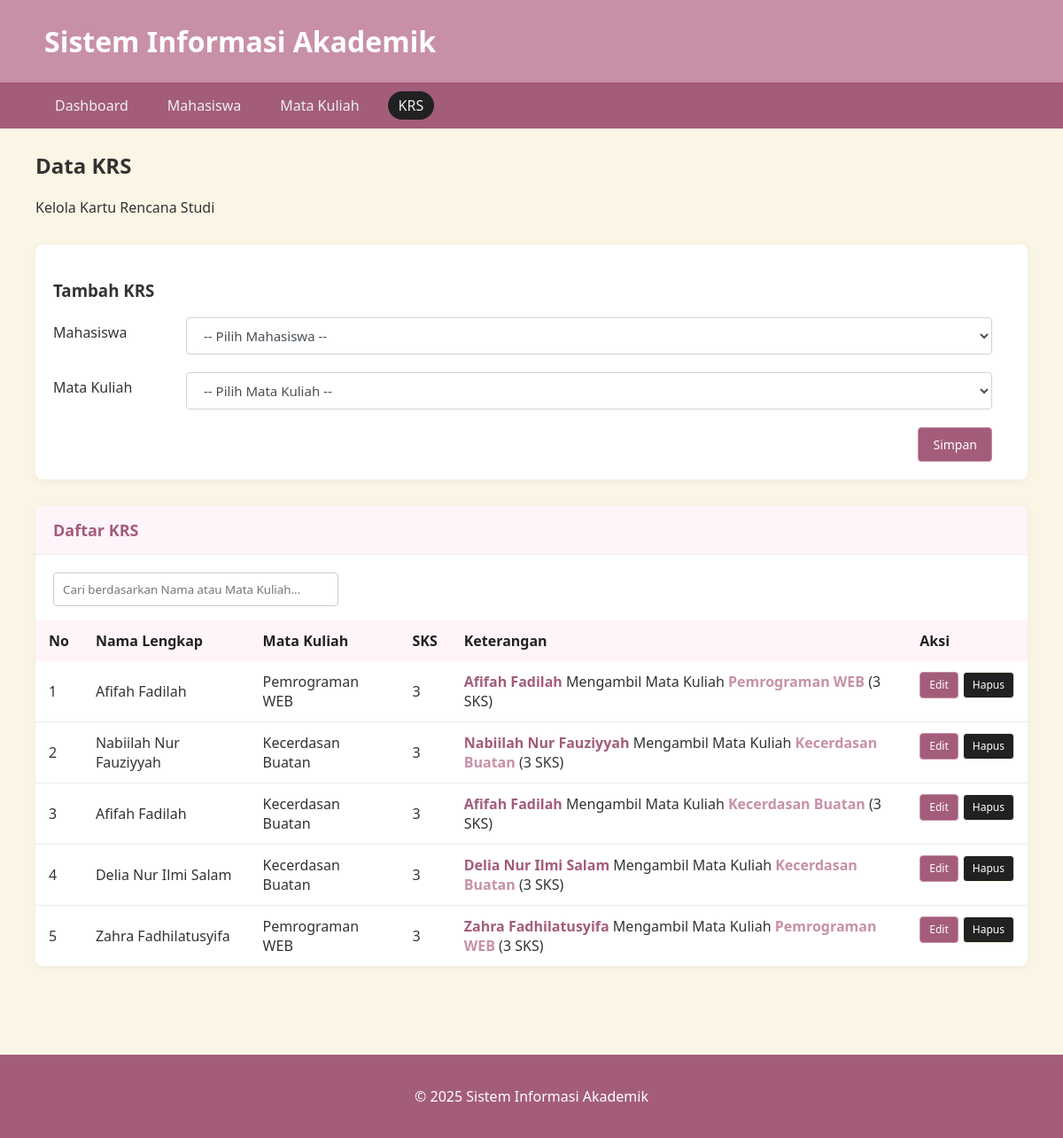
Page /index.php?page=krs on the committed database.
### tables this page shows
CREATE TABLE `krs` (
  `id` int(11) NOT NULL,
  `mahasiswa_npm` char(13) NOT NULL,
  `matakuliah_kodemk` char(6) NOT NULL
);

CREATE TABLE `mahasiswa` (
  `npm` char(13) NOT NULL,
  `nama` varchar(50) NOT NULL,
  `jurusan` enum('Teknik Informatika','Sistem Operasi') NOT NULL,
  `alamat` text DEFAULT NULL
);

CREATE TABLE `matakuliah` (
  `kodemk` char(6) NOT NULL,
  `nama` varchar(50) NOT NULL,
  `jumlah_sks` int(3) NOT NULL
);

### pages/krs.php (the view, shortened to what this page needs)
<?php
include 'config/db.php';
$edit_data = null;
$krs_data = $conn->query("
    SELECT krs.id, m.nama AS nama_mahasiswa, mk.nama AS nama_matkul, mk.jumlah_sks
    FROM krs
    JOIN mahasiswa m ON m.npm = krs.mahasiswa_npm
    JOIN matakuliah mk ON mk.kodemk = krs.matakuliah_kodemk
");
?>
<div class="dashboard">
    <div class="dashboard-header">
        <h2>Data KRS</h2>
        <p>Kelola Kartu Rencana Studi</p>
    </div>
    <div class="form-container">
        <h3><?php echo $edit_data ? 'Edit KRS' : 'Tambah KRS'; ?></h3>
        <form method="post" action="">
            <div class="form-group">
            <label for="mahasiswa_npm">Mahasiswa</label>
            <select class="form-control select2" id="mahasiswa_npm" name="mahasiswa_npm" required>
                <option value="">-- Pilih Mahasiswa --</option>
            </select>
        </div>
            <div class="form-group">
                <label for="matakuliah_kodemk">Mata Kuliah</label>
                <select class="form-control" id="matakuliah_kodemk" name="matakuliah_kodemk" required>
                    <option value="">-- Pilih Mata Kuliah --</option>
                </select>
            </div>
            <div class="btn-save">
            <button type="submit" name="<?php echo $edit_data ? 'edit_krs' : 'tambah_krs'; ?>" class="btn btn-primary">
                <?php echo $edit_data ? 'Update' : 'Simpan'; ?>
            </button>
            </div>
        </form>
    </div>
    <div class="data-table">
        <div class="data-table-header">
            <h2>Daftar KRS</h2>
        </div>
        <div class="search-form">
            <input type="text" id="searchInput" placeholder="Cari berdasarkan Nama atau Mata Kuliah...">
        </div>
        <table>
            <thead>
                <tr>
                    <th>No</th>
                    <th>Nama Lengkap</th>
                    <th>Mata Kuliah</th>
                    <th>SKS</th>
                    <th>Keterangan</th>
                    <th>Aksi</th>
                </tr>
            </thead>
            <tbody>
                <?php
                $no = 1;
                if (mysqli_num_rows($krs_data) > 0) {
                    mysqli_data_seek($krs_data, 0);
                    while ($row = mysqli_fetch_assoc($krs_data)):
                ?>
                <tr>
                    <td><?php echo $no++; ?></td>
                    <td><?php echo $row['nama_mahasiswa']; ?></td>
                    <td><?php echo $row['nama_matkul']; ?></td>
                    <td><?php echo $row['jumlah_sks']; ?></td>
                    <td>
                        <span class="nama-highlight"><?php echo $row['nama_mahasiswa']; ?></span>
                        Mengambil Mata Kuliah
                        <span class="matkul-highlight"><?php echo $row['nama_matkul']; ?></span>
                        (<?php echo $row['jumlah_sks']; ?> SKS)
                    </td>
                    <td class="actions">
                        <a href="index.php?page=krs&edit=<?php echo $row['id']; ?>" class="btn btn-warning btn-sm">Edit</a>
                        <a href="index.php?page=krs&hapus=<?php echo $row['id']; ?>" class="btn btn-danger btn-sm" onclick="return confirm('Apakah Anda yakin ingin menghapus data ini?')">Hapus</a>
                    </td>
                </tr>
                <?php
                    endwhile;
                } else {
                    echo "<tr><td colspan='6' class='text-center'>Tidak ada data</td></tr>";
                }
                ?>
            </tbody>
        </table>
    </div>
</div>
<link href="https://cdn.jsdelivr.net/npm/select2@4.1.0-rc.0/dist/css/select2.min.css" rel="stylesheet" />

### style.css (style rules this page uses)
:root { --light-color: #FBF5E5; --pink-light: #C890A7; --pink: #A35C7A; --dark-color: #212121; }
body { margin: 0; background-color: var(--light-color); color: #333; }
body, input, select, textarea, button { font-family: 'Segoe UI', sans-serif; }
.dashboard { padding: 30px 10px; padding-top: 120px; }
.dashboard-header { margin-top: 50px; }
.dashboard-header p { text-align: left; padding-bottom: 15px; }
.data-table { background-color: white; border-radius: 8px; box-shadow: 0 2px 10px rgba(0, 0, 0, 0.05); overflow: hidden; margin-bottom: 30px; }
.data-table-header { background-color: #fff4fa; padding: 15px 20px; border-bottom: 1px solid #e9ecef; display: flex; justify-content: space-between; align-items: center; }
.data-table h2 { margin: 0; font-size: 18px; color: var(--pink); }
.search-form { display: flex; gap: 0.5rem; margin-bottom: 1rem; align-items: center; margin-left: 20px; margin-top: 20px; }
.search-form input[type="text"] { padding: 9px 10px; border: 1px solid #ccc; border-radius: 4px; width: 300px; }
table { width: 100%; border-collapse: collapse; }
table th, table td { padding: 12px 15px; text-align: left; }
table th { background-color: #fff4fa; font-weight: 600; color: var(--dark-color); }
table tr { border-bottom: 1px solid #e9ecef; }
table tr:last-child { border-bottom: none; }
.btn { display: inline-block; font-weight: 500; text-align: center; vertical-align: middle; cursor: pointer; border: 1px solid transparent; padding: 8px 16px; font-size: 14px; line-height: 1.5; border-radius: 4px; transition: all 0.15s ease-in-out; text-decoration: none; }
.btn-primary { color: #fff; background-color: var(--pink); border-color: var(--pink-light); }
.btn-danger { color: #fff; background-color: var(--dark-color); border-color: var(--light-color); }
.btn-warning { color: #fff; background-color: var(--pink); border-color: var(--pink-light); }
.btn-sm { padding: 5px 10px; font-size: 12px; }
.form-container { background-color: white; border-radius: 8px; box-shadow: 0 2px 10px rgba(0, 0, 0, 0.05); padding: 20px; margin-bottom: 30px; }
.form-group { display: flex; align-items: center; margin-bottom: 20px; margin-right: 20px; }
.form-group label { width: 150px; margin-bottom: 8px; font-weight: 500; }
.form-control { display: block; width: 100%; padding: 9px 15px; font-size: 15px; padding-right: 20px; line-height: 1.5; color: #495057; background-color: #fff; border: 1px solid #ced4da; border-radius: 4px; transition: border-color 0.15s ease-in-out; }
select.form-control { height: 42px; }
.form-group input, .form-group select, .form-group textarea { flex: 1; }
.btn-save { text-align: right; margin-top: 1rem; margin-right: 20px; }
.nama-highlight { color: var(--pink); font-weight: bold; }
.matkul-highlight { color: var(--pink-light); font-weight: bold; }
.actions { display: flex; gap: 5px; }

### rows in the picture
krs: mahasiswa_npm.nama "Afifah Fadilah", matakuliah_kodemk.nama "Pemrograman WEB", matakuliah_kodemk.jumlah_sks "3"
krs: mahasiswa_npm.nama "Nabiilah Nur Fauziyyah", matakuliah_kodemk.nama "Kecerdasan Buatan", matakuliah_kodemk.jumlah_sks "3"
krs: mahasiswa_npm.nama "Afifah Fadilah", matakuliah_kodemk.nama "Kecerdasan Buatan", matakuliah_kodemk.jumlah_sks "3"
krs: mahasiswa_npm.nama "Delia Nur Ilmi Salam", matakuliah_kodemk.nama "Kecerdasan Buatan", matakuliah_kodemk.jumlah_sks "3"
krs: mahasiswa_npm.nama "Zahra Fadhilatusyifa", matakuliah_kodemk.nama "Pemrograman WEB", matakuliah_kodemk.jumlah_sks "3"
